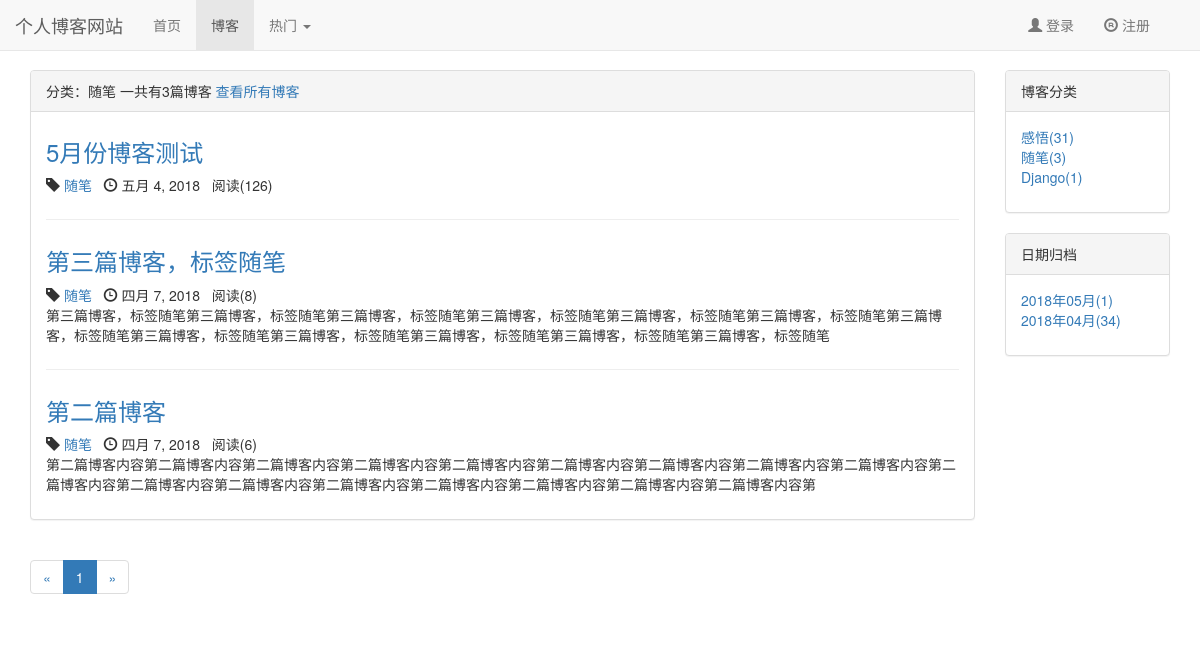
Page /blog/type/2 on the committed database.
### apps/blog/models.py (models this page shows, shortened)
class BlogType(models.Model):
	type_name = models.CharField(max_length=50)

class Blog(models.Model, ReadNumExpandMethod):
	title = models.CharField(max_length=50)
	content = RichTextUploadingField()
	author = models.ForeignKey(User, on_delete=models.DO_NOTHING)
	blog_type = models.ForeignKey(BlogType, on_delete=models.DO_NOTHING)
	created_time = models.DateTimeField(auto_now_add=True)
	last_update_time = models.DateTimeField(auto_now=True)
	read_details = GenericRelation(ReadDetail)
	class Meta:
		ordering = ['-created_time']

### apps/read_statistics/models.py (models this page shows)
class ReadNum(models.Model):
	read_num = models.IntegerField(default=0)
	content_type = models.ForeignKey(ContentType, on_delete=models.DO_NOTHING)
	object_id = models.PositiveIntegerField()
	content_object = GenericForeignKey('content_type', 'object_id')

### apps/blog/views.py (the view)
# urls.py: path('type/<int:blog_type_pk>', views.blogs_with_type, name='blogs_with_type'),
def blogs_with_type(request, blog_type_pk):
	blog_type = get_object_or_404(BlogType, pk=blog_type_pk)
	blogs_all = Blog.objects.filter(blog_type=blog_type)
	context = blogs_common_data(request, blogs_all)
	context['blog_type'] = blog_type
	for index, bt in enumerate(context['blog_types']):
		if bt == blog_type:
			context['blog_every_type_count'] = context['blog_types'][index].blog_count
			break
	else:
		context['blog_every_type_count'] = 0
	return render(request, 'blog/blogs_with_type.html', context)

### apps/read_statistics/models.py (called while the page is built)
	def get_read_num(self):
		try:
			ct = ContentType.objects.get_for_model(self)
			readnum = ReadNum.objects.get(content_type=ct, object_id=self.pk)
			return readnum.read_num
		except exceptions.ObjectDoesNotExist:
			return 0

### templates/blog/blogs_with_type.html (shortened to what this page needs)
{% extends 'blog/blog_list.html' %}
{% block blog_list_title %}
    分类：{{ blog_type.type_name }} 一共有{{ blog_every_type_count }}篇博客
    <a href="{% url 'blog_list' %}">查看所有博客</a>
{% endblock blog_list_title %}

### templates/blog/blog_list.html (shortened to what this page needs)
{% extends 'base.html' %}
{% load staticfiles %}
{% block header_extends %}
    <link rel="stylesheet" href="{% static 'css/blog/blog.css' %}">
{% endblock header_extends %}
{% block nav_blog_active %}
    active
{% endblock nav_blog_active %}
{% block content %}
    <div class="container">
        <div class="row">
            <div class="col-xs-12 col-sm-10 col-md-10 col-lg-10">
                <div class="panel panel-default">
                    <div class="panel-heading">{% block blog_list_title %}博客列表{% endblock blog_list_title %}</div>
                    <div class="panel-body">
                        {% for blog in page_of_blogs.object_list %}
                            <div class="blog">
                                <a href="{% url 'blog_detail' blog.pk %}">
                                    <h3>{{ blog.title }}</h3>
                                </a>
                                <p class="blog-info">
                                    <span class="glyphicon glyphicon-tag"></span> <a
                                        href="{% url 'blogs_with_type' blog.blog_type.pk %}">{{ blog.blog_type.type_name }}</a>&nbsp;&nbsp;
                                    <span class="glyphicon glyphicon-time"></span> {{ blog.created_time|date }}&nbsp;&nbsp;
                                    阅读({{ blog.get_read_num }})
                                </p>
                                <p>{{ blog.content|safe|striptags|truncatechars:120 }}</p>
                            </div>
                        {% empty %}
                            <div class="blog">
                                <h3>--暂无博客，敬请期待--</h3>
                            </div>
                        {% endfor %}
                    </div>
                </div>
                <div>
                    <ul class="pagination">
                        <li>
                            {% if page_of_blogs.has_previous %}
                                <a href="?page={{ page_of_blogs.previous_page_number }}" aria-label="Previous">
                                    <span aria-hidden="true">&laquo;</span>
                                </a>
                            {% else %}
                                <span aria-hidden="true">&laquo;</span>
                            {% endif %}
                        </li>
                        {% for page_num in page_range %}
                            {% if page_num == page_of_blogs.number %}
                                <li class="active"><a href="?page={{ page_num }}">{{ page_num }} </a></li>
                            {% else %}
                                {% if page_num == '...' %}
                                    <li><span>{{ page_num }}</span></li>
                                {% else %}
                                    <li><a href="?page={{ page_num }}">{{ page_num }} </a></li>
                                {% endif %}
                            {% endif %}
                        {% endfor %}
                        <li>
                            {% if page_of_blogs.has_next %}
                                <a href="?page={{ page_of_blogs.next_page_number }}" aria-label="Next">
                                    <span aria-hidden="true">&raquo;</span>
                                </a>
                            {% else %}
                                <span aria-hidden="true">&raquo;</span>
                            {% endif %}
                        </li>
                    </ul>
                </div>
            </div>
            <div class="hidden-xs col-sm-2 col-md-2 col-lg-2">
                <div class="panel panel-default">
                    <div class="panel-heading">博客分类</div>
                    <div class="panel-body">
                        <ul class="blog-types">
                            {% for blog_type in blog_types %}
                                <li>
                                    <a href="{% url 'blogs_with_type' blog_type.pk %}">{{ blog_type.type_name }}({{ blog_type.blog_count }})</a>
                                </li>
                            {% empty %}
                                <li>暂无分类</li>
                            {% endfor %}
                        </ul>
                    </div>
                </div>
                <div class="panel panel-default">
                    <div class="panel-heading">
                        日期归档
                    </div>
                    <div class="panel-body">
                        <ul>
                            {% for date,value in blog_dates.items %}
                                <li>
                                    <a href="{% url 'blogs_with_date' date.year date.month %}">{{ date|date:'Y年m月' }}({{ value }})</a>
                                </li>
                            {% endfor %}
                        </ul>
                    </div>
                </div>
            </div>
        </div>
    </div>
{% endblock content %}

### static/css/base.css (style rules this page uses)
* { margin: 0; padding: 0; }
body { margin-top: 70px !important; }
ul { list-style-type: none !important; }

### static/css/blog/blog.css (style rules this page uses)
ul.blog-types { list-style-type: none; }
div.blog:not(:last-child) { margin-bottom: 2em; padding-bottom: 1em; border-bottom: 1px solid #eee; }
div.blog h3 { margin-top: 0.5em; }
div.blog p.blog-info { margin-bottom: 0; }

### rows in the picture
BlogType: type_name "随笔", blog_count "3"
Blog: title "5月份博客测试", blog_type.type_name "随笔", created_time "五月 4, 2018", get_read_num "126"
Blog: title "第三篇博客，标签随笔", blog_type.type_name "随笔", created_time "四月 7, 2018", get_read_num "8", content "第三篇博客，标签随笔第三篇博客，标签随笔第三篇博客，标签随笔第三篇博客，标签随笔第三篇博客，标签随笔第三篇博客，标签随笔第三篇博客，标签随笔第三篇博客，标签随笔第三篇博客，标签随笔第三篇博客，标签随笔第三篇博客，标签随笔第三篇博客，标签随笔"
Blog: title "第二篇博客", blog_type.type_name "随笔", created_time "四月 7, 2018", get_read_num "6", content "第二篇博客内容第二篇博客内容第二篇博客内容第二篇博客内容第二篇博客内容第二篇博客内容第二篇博客内容第二篇博客内容第二篇博客内容第二篇博客内容第二篇博客内容第二篇博客内容第二篇博客内容第二篇博客内容第二篇博客内容第二篇博客内容第二篇博客内容第"
BlogType: type_name "感悟", blog_count "31"
BlogType: type_name "Django", blog_count "1"

### other values in the picture
{{ blog_every_type_count }} "3"
{{ page_num }} "1"
{{ date|date:'Y年m月' }} "2018年05月" "2018年04月"
{{ value }} "1" "34"
